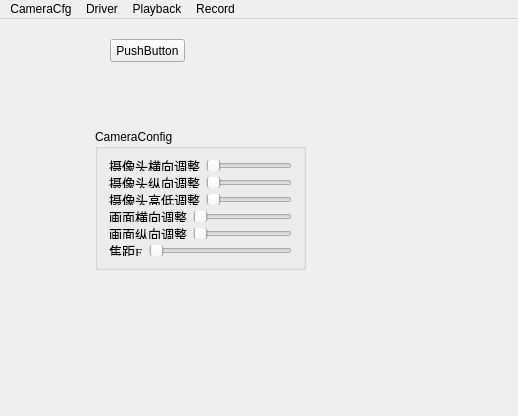
<?xml version="1.0" encoding="UTF-8"?>
<ui version="4.0">
 <class>MainWindow</class>
 <widget class="QMainWindow" name="MainWindow">
  <property name="geometry">
   <rect>
    <x>0</x>
    <y>0</y>
    <width>518</width>
    <height>416</height>
   </rect>
  </property>
  <property name="windowTitle">
   <string>Camera</string>
  </property>
  <property name="dockNestingEnabled">
   <bool>false</bool>
  </property>
  <widget class="QWidget" name="centralWidget">
   <widget class="QLabel" name="label">
    <property name="geometry">
     <rect>
      <x>330</x>
      <y>30</y>
      <width>161</width>
      <height>281</height>
     </rect>
    </property>
    <property name="font">
     <font>
      <family>Arial</family>
      <pointsize>20</pointsize>
      <weight>75</weight>
      <bold>true</bold>
     </font>
    </property>
    <property name="autoFillBackground">
     <bool>true</bool>
    </property>
    <property name="text">
     <string/>
    </property>
    <property name="alignment">
     <set>Qt::AlignCenter</set>
    </property>
   </widget>
   <widget class="QGroupBox" name="groupBox">
    <property name="enabled">
     <bool>true</bool>
    </property>
    <property name="geometry">
     <rect>
      <x>95</x>
      <y>110</y>
      <width>211</width>
      <height>141</height>
     </rect>
    </property>
    <property name="title">
     <string>CameraConfig</string>
    </property>
    <layout class="QGridLayout" name="gridLayout">
     <item row="0" column="0">
      <layout class="QHBoxLayout" name="horizontalLayout">
       <item>
        <widget class="QLabel" name="x">
         <property name="font">
          <font>
           <family>Times New Roman</family>
           <pointsize>10</pointsize>
          </font>
         </property>
         <property name="text">
          <string>摄像头横向调整</string>
         </property>
        </widget>
       </item>
       <item>
        <widget class="QSlider" name="slider_x">
         <property name="orientation">
          <enum>Qt::Horizontal</enum>
         </property>
        </widget>
       </item>
      </layout>
     </item>
     <item row="1" column="0">
      <layout class="QHBoxLayout" name="horizontalLayout_2">
       <item>
        <widget class="QLabel" name="y">
         <property name="font">
          <font>
           <family>Times New Roman</family>
           <pointsize>10</pointsize>
          </font>
         </property>
         <property name="text">
          <string>摄像头纵向调整</string>
         </property>
        </widget>
       </item>
       <item>
        <widget class="QSlider" name="slider_y">
         <property name="orientation">
          <enum>Qt::Horizontal</enum>
         </property>
        </widget>
       </item>
      </layout>
     </item>
     <item row="2" column="0">
      <layout class="QHBoxLayout" name="horizontalLayout_3">
       <item>
        <widget class="QLabel" name="z">
         <property name="font">
          <font>
           <family>Times New Roman</family>
           <pointsize>10</pointsize>
          </font>
         </property>
         <property name="text">
          <string>摄像头高低调整</string>
         </property>
        </widget>
       </item>
       <item>
        <widget class="QSlider" name="slider_z">
         <property name="orientation">
          <enum>Qt::Horizontal</enum>
         </property>
        </widget>
       </item>
      </layout>
     </item>
     <item row="3" column="0">
      <layout class="QHBoxLayout" name="horizontalLayout_4">
       <item>
        <widget class="QLabel" name="tar_x">
         <property name="font">
          <font>
           <family>Times New Roman</family>
           <pointsize>10</pointsize>
          </font>
         </property>
         <property name="text">
          <string>画面横向调整</string>
         </property>
        </widget>
       </item>
       <item>
        <widget class="QSlider" name="slider_tarX">
         <property name="orientation">
          <enum>Qt::Horizontal</enum>
         </property>
        </widget>
       </item>
      </layout>
     </item>
     <item row="4" column="0">
      <layout class="QHBoxLayout" name="horizontalLayout_5">
       <item>
        <widget class="QLabel" name="tar_y">
         <property name="font">
          <font>
           <family>Times New Roman</family>
           <pointsize>10</pointsize>
          </font>
         </property>
         <property name="text">
          <string>画面纵向调整</string>
         </property>
        </widget>
       </item>
       <item>
        <widget class="QSlider" name="slider_tarY">
         <property name="orientation">
          <enum>Qt::Horizontal</enum>
         </property>
        </widget>
       </item>
      </layout>
     </item>
     <item row="5" column="0">
      <layout class="QHBoxLayout" name="horizontalLayout_6">
       <item>
        <widget class="QLabel" name="cam_f">
         <property name="font">
          <font>
           <family>Times New Roman</family>
           <pointsize>10</pointsize>
          </font>
         </property>
         <property name="text">
          <string>焦距F</string>
         </property>
        </widget>
       </item>
       <item>
        <widget class="QSlider" name="slider_camF">
         <property name="orientation">
          <enum>Qt::Horizontal</enum>
         </property>
        </widget>
       </item>
      </layout>
     </item>
    </layout>
   </widget>
   <widget class="QPushButton" name="pushButton">
    <property name="geometry">
     <rect>
      <x>110</x>
      <y>20</y>
      <width>75</width>
      <height>23</height>
     </rect>
    </property>
    <property name="text">
     <string>PushButton</string>
    </property>
   </widget>
  </widget>
  <widget class="QMenuBar" name="menuBar">
   <property name="geometry">
    <rect>
     <x>0</x>
     <y>0</y>
     <width>518</width>
     <height>23</height>
    </rect>
   </property>
   <widget class="QMenu" name="menuRecord">
    <property name="title">
     <string>Record</string>
    </property>
    <addaction name="StartRecord"/>
    <addaction name="StopRecord"/>
   </widget>
   <widget class="QMenu" name="menuPlayback">
    <property name="title">
     <string>Playback</string>
    </property>
    <addaction name="OpenFile"/>
    <addaction name="OpenDataFile"/>
   </widget>
   <widget class="QMenu" name="menuCameraCfg">
    <property name="title">
     <string>CameraCfg</string>
    </property>
    <addaction name="OpenCamera"/>
    <addaction name="CloseCamera"/>
   </widget>
   <widget class="QMenu" name="menuDriver">
    <property name="title">
     <string>Driver</string>
    </property>
    <addaction name="ESRCan"/>
    <addaction name="ZLGCan"/>
   </widget>
   <addaction name="menuCameraCfg"/>
   <addaction name="menuDriver"/>
   <addaction name="menuPlayback"/>
   <addaction name="menuRecord"/>
  </widget>
  <action name="OpenFile">
   <property name="text">
    <string>OpenFile</string>
   </property>
  </action>
  <action name="StartRecord">
   <property name="text">
    <string>StartRecord</string>
   </property>
  </action>
  <action name="StopRecord">
   <property name="text">
    <string>StopRecord</string>
   </property>
  </action>
  <action name="OpenCamera">
   <property name="text">
    <string>OpenCamera</string>
   </property>
  </action>
  <action name="CloseCamera">
   <property name="text">
    <string>CloseCamera</string>
   </property>
  </action>
  <action name="OpenDataFile">
   <property name="text">
    <string>OpenDataFile</string>
   </property>
  </action>
  <action name="ESRCan">
   <property name="text">
    <string>ESRCan</string>
   </property>
  </action>
  <action name="ZLGCan">
   <property name="text">
    <string>ZLGCan</string>
   </property>
  </action>
 </widget>
 <layoutdefault spacing="6" margin="11"/>
 <resources/>
 <connections/>
</ui>
